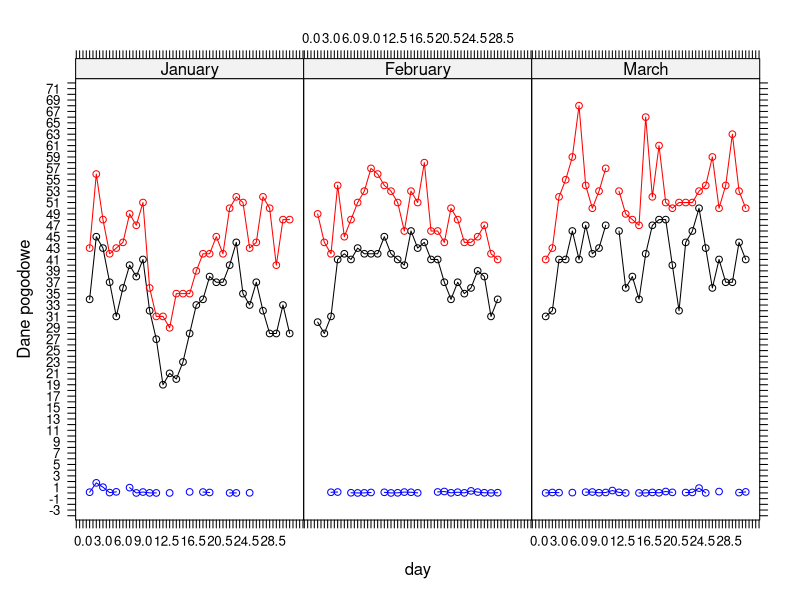

The R source for this figure: (Note: this script raises an error after producing the figure.)
rm(list=ls())
library(lattice)
library(latticeExtra)


#--------------------------------------------------------------------------
# osie 
wyk <- xyplot(
   #sqrt(min.temp) + log(max.temp) + precip ~ day | month,
   min.temp + max.temp + precip ~ day | month,
   ylab = "Dane pogodowe",
   data = SeatacWeather, 
   col = c("black","red","blue"), 
   type = c("l", "l", "b"),
   #typ wykresu odpowiednio z type
   distribute.type = !TRUE,
   layout=c(3,1), 
   scales = list(
       #relation = "free", 
       #x = "same", y = "free",
       draw=T,
       log=!T,
       alternating = !F, # relation="same" - podpidu na dole i na przemian
       tick.number = 100 # 5, 100
       )
   )
x11()
print(wyk)

#--------------------------------------------------------------------------

x <- rnorm(400)
y <- rnorm(400)
a <- gl(4, 100)
wyk <- xyplot(y ~ x | a, 
        
        xlab = list("podpis osi ox", cex = 2), ylab = "podpis osi oy", 

        scales=list(
                relation = "free", 
                x=list(
                      at=c(-2, 0, 2), labels=c("x1","x2","x3"),
                      cex=c(0.5), col="orange", rot=45 ),
                y=list(
                      at=c(-2, 0, 2),labels=c("y1","y2","y3")
                )
        ),

        aspect = 1/4, #"fill", "xy",
        #layout = c(4,1),

        key = list(
            # polozenie 
            space="right", 
            #corner = c(1,1),
            #x = 0.2, y = 0.2, 

            title = "Tytul legendy",
            cex.title = 2,
            col= "brown",
            points = list(pch=1:2,col=c("red","blue")),
            text   = list(c('A', 'B'), cex = c(.8, 3), col=c("black","white")),
            lines  = list(lty = 1:2, col=c("white","black")),
            adj=1.0,
#            text=list(c("po A","po B")),
            background = "green", 
            border = "red",  # T/F/color,
            columns = 2
        ),
        main = "Tytul - poziom I",
        sub="Tytul - poziom II"
)

x11()
print(wyk)

#--------------------------------------------------------------------------
